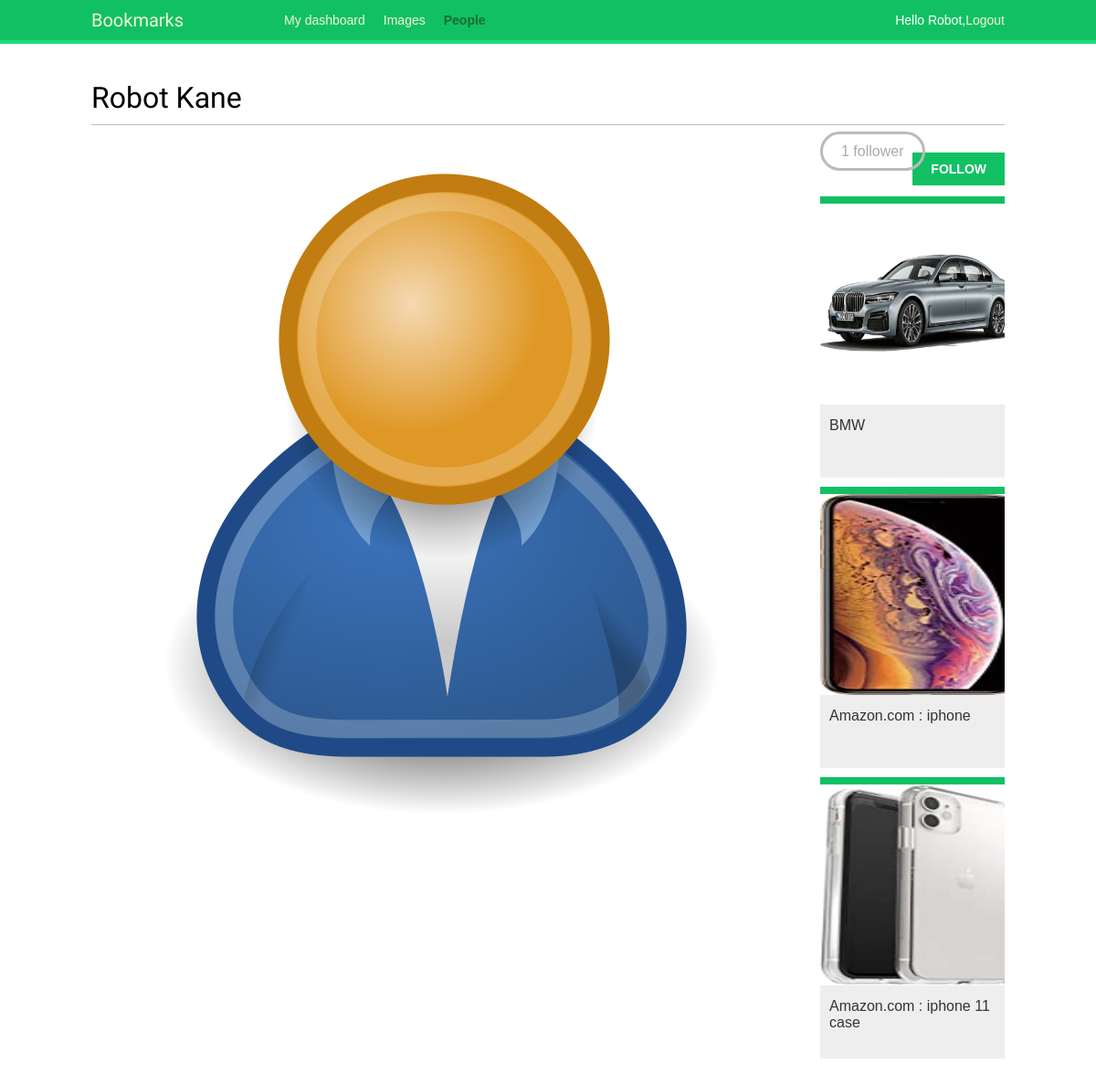
Screenshot of /accaount/users/user1/ (signed in) with the database file from the repository.
### accaount/models.py (models this page shows, shortened)
class Profile(models.Model):
	user = models.OneToOneField(settings.AUTH_USER_MODEL,on_delete=models.CASCADE)
	date_of_birth = models.DateField(blank=True, null=True)
	photo = models.ImageField(upload_to='users/%Y/%m/%d/',blank=True)

### images/models.py (models this page shows, shortened)
class Image(models.Model):
	user = models.ForeignKey(settings.AUTH_USER_MODEL,related_name='images_created',on_delete=models.CASCADE)
	title = models.CharField(max_length=200)
	slug = models.SlugField(max_length=200,blank=True)
	url = models.URLField()
	image = models.ImageField(upload_to='images/%Y/%m/%d/')
	description = models.TextField(blank=True)
	created = models.DateField(auto_now_add=True,db_index=True)
	users_like = models.ManyToManyField(settings.AUTH_USER_MODEL, related_name='images_liked', blank=True)
	total_likes = models.PositiveIntegerField(db_index=True, default=0)
	def get_absolute_url(self):
		return reverse('images:detail', args=[self.id, self.slug])

### accaount/views.py (the view)
# urls.py: path('users/<username>/', views.user_detail, name='user_detail'),
@login_required
def user_detail(request, username):
	user = get_object_or_404(User, username=username,is_active=True)
	return render(request,'account/user/detail.html',{'section': 'people','user': user})

### accaount/templates/account/user/detail.html (shortened to what this page needs)
{% extends "base.html" %}
{% load thumbnail %}
{% block content %}
  <h1>{{ user.get_full_name }}</h1>
  <div class="profile-info">
    <img src="{% thumbnail user.profile.photo 180x180 %}" class="user-detail">
  </div>
  {% with total_followers=user.followers.count %}
    <span class="count">
      <span class="total">{{ total_followers }}</span>
      follower{{ total_followers|pluralize }}
    </span>
    <a href="#" data-id="{{ user.id }}" data-action="{% if request.user in user.followers.all %}un{% endif %}follow" class="follow button">
      {% if request.user not in user.followers.all %}
        Follow
      {% else %}
        Unfollow
      {% endif %}
    </a>
    <div id="image-list" class="image-container">
      {% include "images/image/list_ajax.html" with images=user.images_created.all %}
    </div>
  {% endwith %}
{% endblock %}

### accaount/templates/base.html (shortened to what this page needs)
{% load static %}
<!DOCTYPE html>
<html>
	<head>
		<link href="{% static 'css/base.css' %}" rel="stylesheet">
	</head>
	<body>
		<div id="header">
			<span class="logo">Bookmarks</span>
			{% if request.user.is_authenticated %}
				<ul class="menu">
					<li {% if section == "dashboard" %}class="selected"{% endif %}>
					<a href="{% url 'dashboard' %}">My dashboard</a>
				</li>
				<li {% if section == "images" %}class="selected"{% endif %}>
				<a href="{% url 'images:list' %}">Images</a>
			</li>
			<li {% if section == "people" %}class="selected"{% endif %}>
			<a href="{% url 'user_list' %}">People</a>
		</li>
	</ul>
{% endif %}
<span class="user">
	{% if request.user.is_authenticated %}
		Hello {{ request.user.first_name }},<a href="{% url 'logout' %}">Logout</a>
	{% else %}
		<a href="{% url 'login' %}">Log-in</a>
	{% endif %}
</span>
</div>
<div id="content">
{% block content %}
{% endblock %}
</div>
</body>
</html>

### images/templates/images/image/list_ajax.html
{% load thumbnail %}
{% for image in images %}
	<div class="image">
		<a href="{{ image.get_absolute_url }}">
			{% thumbnail image.image 300x300 crop="smart" as im %}
			<a href="{{ image.get_absolute_url }}">
				<img src="{{ im.url }}">
			</a>
		</a>
		<div class="info">
			<a href="{{ image.get_absolute_url }}" class="title">
				{{ image.title }}
			</a>
		</div>
	</div>
{% endfor %}

### accaount/static/css/base.css (style rules this page uses)
body { margin:0; padding:0; font-family:helvetica, sans-serif; }
a { color:#12c064; text-decoration:none; }
h1, h2, h3, h4, h5 , h6 { font-family: 'Muli', sans-serif; font-weight:normal; }
h1 { border-bottom:1px solid #bbb; padding:0 0 10px 0; margin:10px 0 20px 0; }
#header { padding:10px 100px; font-size:14px; background:#12c064; color:#fff; border-bottom:4px solid #1cdf78; overflow:auto; }
#header .logo { font-family: 'Muli', sans-serif; float:left; color:#f3f7cc; font-size:20px; margin-right:10%; }
#header ul.menu { list-style:none; float:left; margin:0; padding:0; }
#header ul.menu li { float:left; padding:4px 10px; }
#header ul.menu li.selected a, #header ul.menu li.selected a:hover { color:#1b6d32; font-weight:bold; }
#header a { color:#f3f7cc; }
#header .user { float:right; padding-top:4px; }
#content { padding:30px 100px; }
input[type=submit], a.button { font-weight:bold; background:#12c064; color:#fff; padding:10px 20px; font-size:14px; text-transform:uppercase; }
.count { color:#aaa; border:3px solid #bbb; border-radius:26px; padding:10px 20px; margin:20px 10px 0; }
a.like, a.follow { float:right; margin-top:-8px; }
#image-list { overflow:auto; }
#image-list .image { float:left; width:220px; height:300px; margin:0 10px 10px 10px; border-top:8px solid #12c064; background:#eee; }
#image-list img { width:220px; height:220px; }
#image-list .info { padding:10px; }
#image-list .info a { color:#333; }
img.user-detail { border-radius:50%; float:left; }
.profile-info { float:left; overflow:auto; margin-right:20px; }
.image-container { margin-top:40px; }

### rows the page displays
Image: shows a picture, title "BMW"
Image: shows a picture, title "Amazon.com : iphone"
Image: shows a picture, title "Amazon.com : iphone 11 case"

### other values shown
{{ request.user.first_name }} "Robot"
{{ user.get_full_name }} "Robot Kane"
{{ total_followers }} "1"
